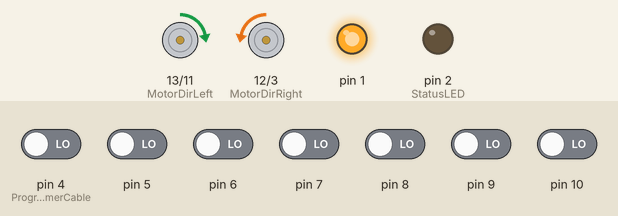
Recording of a sketch running on a simulated Arduino Uno, built with avr-gcc and run on an emulated ATmega328P. Parts: direction and speed pins drawn as motors (green arrow = direction pin HIGH = forward, orange = LOW = backward, longer = more drive), output pins drawn as LEDs (lit = HIGH). Dashed ring = blinking. The inputs (shaded band) are chosen by the test bench; at power-on: pin 4 (ProgrammerCable), pin 5–10 LOW.

Above: at 8.8 s.
8.9 s: pin 4 (ProgrammerCable) driven HIGH
At 9.6 s:
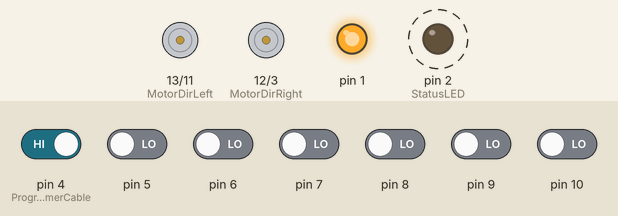
11.9 s: pin 4 (ProgrammerCable) driven LOW
At 13.0 s:
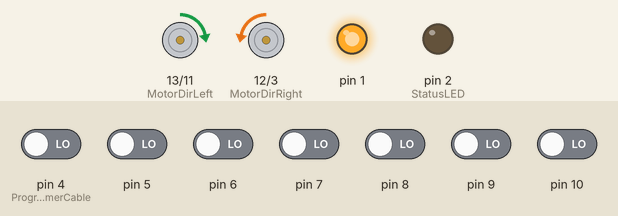
13.4 s: pin 7 driven HIGH
At 14.6 s:
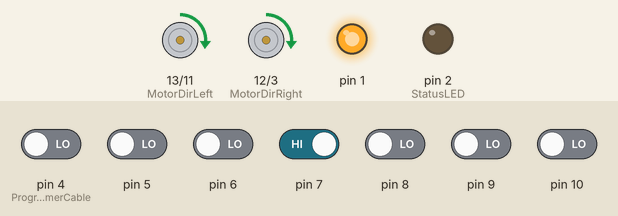
14.9 s: pin 10 driven HIGH
At 16.1 s:
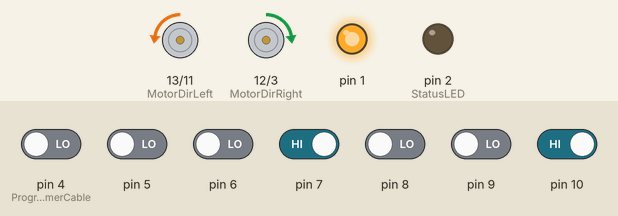
16.4 s: pin 4 (ProgrammerCable) driven HIGH
At 16.9 s:
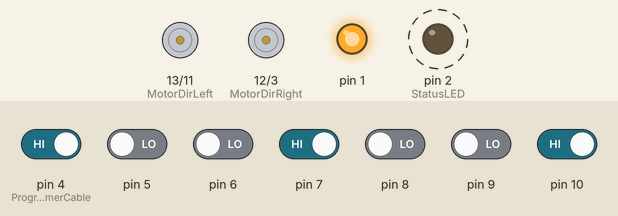
Timing chart, 0 to 20.4 s (numbered marks = the images above; inputs shaded):
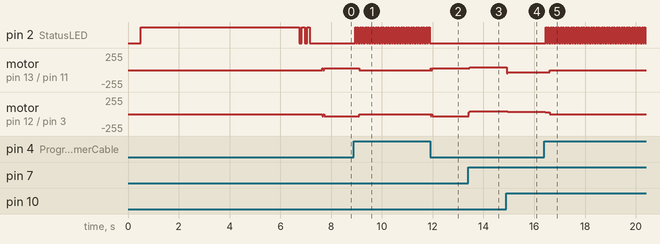

The sketch:

Ardubot.ino
```cpp
#include <QTRSensors.h>

int NUM_SENSORS = 6;
int MotorDirRight = 12;
int MotorDirLeft = 13;
int PwmRight = 3;
int PwmLeft = 11;
int ProgrammerCable = 4;
int Wert;
int SpeedMax = 40;
int StatusLED = 2;

QTRSensorsRC qtr((unsigned char[]) {5, 6, 7, 8, 9, 10}, NUM_SENSORS);

void setup()
{
  pinMode(PwmRight, OUTPUT);  pinMode(MotorDirRight, OUTPUT);
  pinMode(PwmLeft, OUTPUT); pinMode(MotorDirLeft, OUTPUT);
  analogWrite(PwmRight, 0);  digitalWrite(MotorDirRight, HIGH);
  analogWrite(PwmLeft, 0);  digitalWrite(MotorDirLeft, HIGH);
  pinMode(StatusLED, OUTPUT);
  pinMode(ProgrammerCable, INPUT);
  pinMode(1, OUTPUT);
  digitalWrite(1, HIGH);
  delay(500);
  digitalWrite(StatusLED, HIGH);
  for (int i = 0; i < 250; i++){
  qtr.calibrate();
  }
  Status_Blink(100, 5);  delay(400);
}

void loop()
{
  int ProgrammerState = digitalRead(ProgrammerCable);
  if(ProgrammerState == HIGH){
     Status_Blink(40, 5);
     analogWrite(PwmLeft, 0);
     analogWrite(PwmRight, 0);
  }else{
  unsigned int Sensors[NUM_SENSORS];
  unsigned int SensorValue = qtr.readLine(Sensors);

  Wert = SensorValue / NUM_SENSORS;

  if(Wert < 250){Turn_Half_Right();}
  if(Wert > 300 && Wert < 500){Run_Forward();}
  if(Wert > 550){Turn_Half_Left();}

  delay(10);
  }
}
  void Turn_Half_Right(){
    delay(2);
    analogWrite(PwmLeft, 0);
    analogWrite(PwmRight, 0);
    digitalWrite(MotorDirLeft, HIGH);
    digitalWrite(MotorDirRight, LOW);
    analogWrite(PwmLeft, SpeedMax - 10);
    analogWrite(PwmRight, SpeedMax - 10);
  }

  void Turn_Half_Left(){
    delay(2);
    analogWrite(PwmLeft, 0);
    analogWrite(PwmRight, 0);
    digitalWrite(MotorDirRight, HIGH);
    digitalWrite(MotorDirLeft, LOW);
    analogWrite(PwmLeft, SpeedMax - 10);
    analogWrite(PwmRight, SpeedMax - 10);
  }

  void Run_Forward(){
    delay(2);
    analogWrite(PwmRight, 0);
    analogWrite(PwmLeft, 0);
    digitalWrite(MotorDirRight, HIGH);
    digitalWrite(MotorDirLeft, HIGH);
    analogWrite(PwmRight, SpeedMax + 5);
    analogWrite(PwmLeft, SpeedMax + 5);
  }

  void Status_Blink(int Time, int Numbers){
    digitalWrite(StatusLED, HIGH);
    for(int i = 0; i < Numbers; i++){
      if (digitalRead(StatusLED) == LOW){
        digitalWrite(StatusLED, HIGH);
        }else{
        digitalWrite(StatusLED, LOW);}
      delay(Time);
    }
    digitalWrite(StatusLED, LOW);
  }
```

Measured:
- after the input at 8.9 s, pin 2 (StatusLED): alternates HIGH for 0.04 s and LOW for 0.04 s, starting after 0.05 s; motor on pin 13 (MotorDirLeft) / pin 11 (PwmLeft): forward 30/255 → stopped after 0.21 s; motor on pin 12 (MotorDirRight) / pin 3 (PwmRight): backward 30/255 → stopped after 0.21 s
- after the input at 11.9 s, pin 2 (StatusLED): stops changing and stays LOW; motor on pin 13 (MotorDirLeft) / pin 11 (PwmLeft): stopped → forward 30/255 at once; motor on pin 12 (MotorDirRight) / pin 3 (PwmRight): stopped → backward 30/255 at once
- after the input at 13.4 s, motor on pin 13 (MotorDirLeft) / pin 11 (PwmLeft): forward 30/255 → forward 45/255 after 0.07 s; motor on pin 12 (MotorDirRight) / pin 3 (PwmRight): backward 30/255 → forward 45/255 at once
- after the input at 14.9 s, motor on pin 13 (MotorDirLeft) / pin 11 (PwmLeft): forward 45/255 → backward 32/255 at once; motor on pin 12 (MotorDirRight) / pin 3 (PwmRight): forward 45/255 → forward 32/255 after 0.05 s
- after the input at 16.4 s, pin 2 (StatusLED): alternates HIGH for 0.04 s and LOW for 0.04 s, starting after 0.05 s; motor on pin 13 (MotorDirLeft) / pin 11 (PwmLeft): backward 32/255 → backward 30/255 at once, → stopped 0.18 s later; motor on pin 12 (MotorDirRight) / pin 3 (PwmRight): forward 32/255 → forward 30/255 at once, → stopped 0.18 s later
